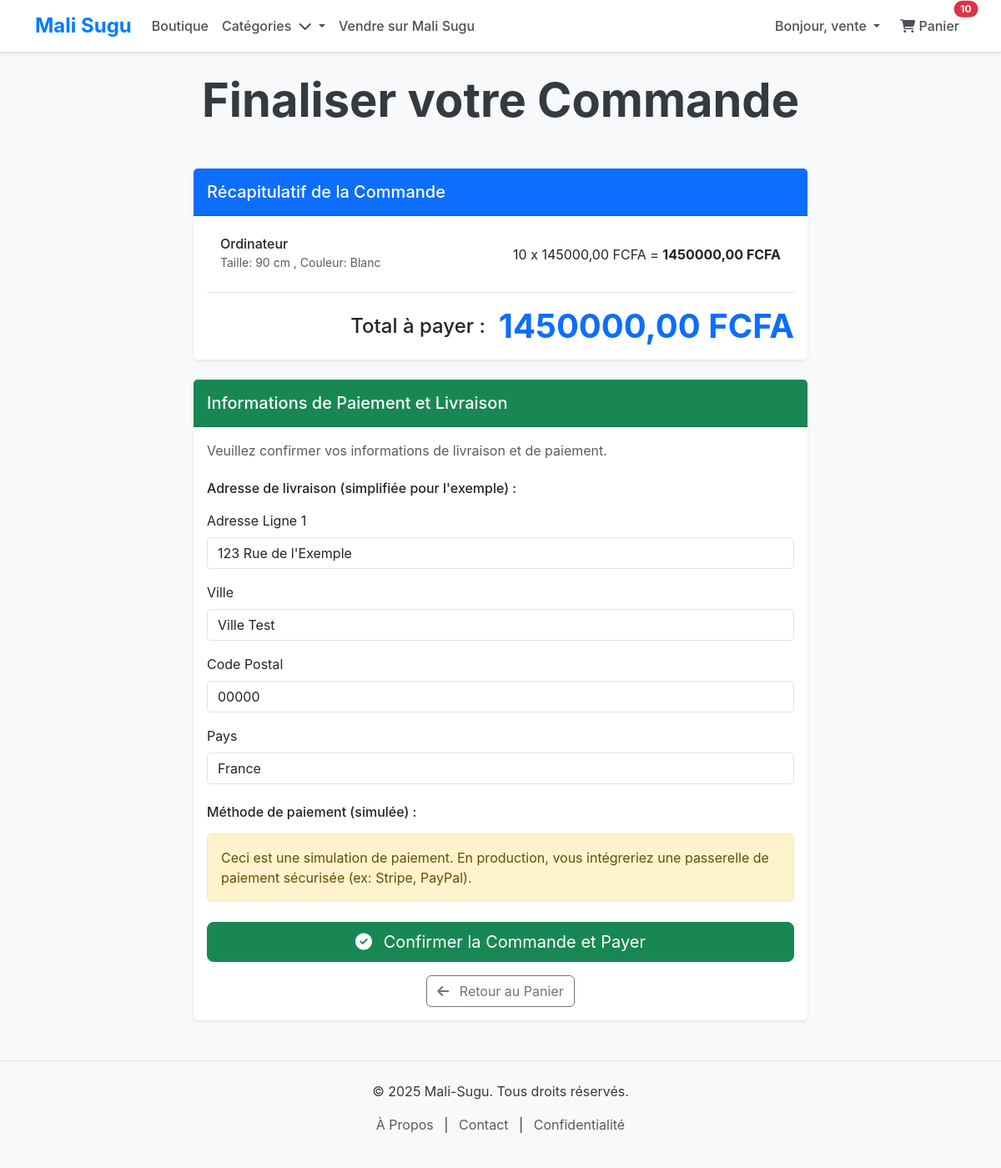
The page /orders/checkout/ (signed in) on the database its author committed.
### accounts/models.py (models this page shows, shortened)
class CustomUser(AbstractUser):
    is_seller = models.BooleanField(default=False)
    class Meta:
        verbose_name = "Utilisateur Personnalisé"
        verbose_name_plural = "Utilisateurs Personnalisés"

### cart/models.py (models this page shows, shortened)
class Cart(models.Model):
    user = models.ForeignKey(
        settings.AUTH_USER_MODEL,
        on_delete=models.CASCADE,
        null=True,
        blank=True,
        related_name='carts',
        verbose_name="Utilisateur"
    )
    session_id = models.CharField(
        max_length=255,
        null=True,
        blank=True,
        unique=True, # Assure qu'un ID de session n'est lié qu'à un seul panier
        verbose_name="ID de session"
    )
    created_at = models.DateTimeField(auto_now_add=True, verbose_name="Créé le")
    updated_at = models.DateTimeField(auto_now=True, verbose_name="Mis à jour le")
    class Meta:
        verbose_name = "Panier"
        verbose_name_plural = "Paniers"
    def get_total_price(self):
        return sum(item.get_total() for item in self.items.all())
    def get_total_items(self):
        return sum(item.quantity for item in self.items.all())

class CartItem(models.Model):
    cart = models.ForeignKey(
        Cart,
        on_delete=models.CASCADE,
        related_name='items',
        verbose_name="Panier"
    )
    product_variant = models.ForeignKey(
        ProductVariant,
        on_delete=models.CASCADE,
        related_name='cart_items',
        verbose_name="Variante de produit"
    )
    quantity = models.PositiveIntegerField(default=1, verbose_name="Quantité")
    price_at_addition = models.DecimalField(
        max_digits=10,
        decimal_places=2,
        verbose_name="Prix à l'ajout"
    )
    added_at = models.DateTimeField(auto_now_add=True, verbose_name="Ajouté le")
    class Meta:
        verbose_name = "Article du panier"
        verbose_name_plural = "Articles du panier"
        unique_together = ('cart', 'product_variant')
    def get_total(self):
        return self.price_at_addition * self.quantity

### products/models.py (models this page shows, shortened)
class ProductVariant(models.Model):
    product = models.ForeignKey(Product, on_delete=models.CASCADE, related_name='variants', verbose_name="Produit")
    size = models.CharField(max_length=50, blank=True, null=True, verbose_name="Taille")
    color = models.CharField(max_length=50, blank=True, null=True, verbose_name="Couleur")
    price_override = models.DecimalField(
        max_digits=10, decimal_places=2, null=True, blank=True,
        help_text="Laissez vide si le prix est le même que celui du produit de base."
    )
    stock = models.PositiveIntegerField(default=0, verbose_name="Stock disponible")
    sku = models.CharField(max_length=100, unique=True, blank=True, null=True, verbose_name="SKU (Stock Keeping Unit)")
    class Meta:
        unique_together = ('product', 'size', 'color')
        verbose_name = "Variante de Produit"
        verbose_name_plural = "Variantes de Produits"
        ordering = ['product', 'size', 'color']

class Product(models.Model):
    CONDITION_CHOICES = [
        ('new', 'Neuf avec étiquette'),
        ('likenew', 'Comme neuf (porté une ou deux fois)'),
        ('good', 'Bon état (quelques signes d\'usure)'),
        ('fair', 'État correct (usure visible)'),
        ('vintage', 'Vintage'),
    ]
    MATERIAL_CHOICES = [
        ('cotton', 'Coton'), ('polyester', 'Polyester'), ('silk', 'Soie'),
        ('wool', 'Laine'), ('denim', 'Denim'), ('leather', 'Cuir'),
        ('linen', 'Lin'), ('rayon', 'Rayonne'), ('spandex', 'Spandex'),
        ('blend', 'Mélange'), ('other', 'Autre')
    ]
    STATUS_CHOICES = [
        ('draft', 'Brouillon'),
        ('pending', 'En attente de validation'),
        ('active', 'Actif'),
        ('archived', 'Archivé'),
        ('out_of_stock', 'En rupture de stock'),
    ]
    vendor = models.ForeignKey(
        Vendor,
        on_delete=models.CASCADE,
        related_name='products',
        verbose_name="Vendeur"
    )
    category = models.ForeignKey(
        Category,
        on_delete=models.SET_NULL,
        null=True,
        blank=True,
        related_name='products',
        verbose_name="Catégorie"
    )
    name = models.CharField(max_length=255, verbose_name="Nom du produit")
    slug = models.SlugField(max_length=200, unique=True, blank=True, verbose_name="Slug", help_text="Un identifiant unique pour l'URL du produit")
    description = models.TextField(verbose_name="Description détaillée du produit")
    price = models.DecimalField(max_digits=10, decimal_places=2, verbose_name="Prix de base")
    material = models.CharField(max_length=50, choices=MATERIAL_CHOICES, blank=True, verbose_name="Matière principale")
    condition = models.CharField(max_length=10, choices=CONDITION_CHOICES, default='new', verbose_name="État du produit")
    status = models.CharField(max_length=15, choices=STATUS_CHOICES, default='draft', verbose_name="Statut du produit")
    created_at = models.DateTimeField(auto_now_add=True)
    updated_at = models.DateTimeField(auto_now=True)
    class Meta:
        verbose_name = "Produit"
        verbose_name_plural = "Produits"
        ordering = ['-created_at']

### orders/views.py (the view, shortened to what this page needs)
# urls.py: path('checkout/', views.checkout_view, name='checkout'),
@login_required # L'utilisateur doit être connecté pour passer commande
def checkout_view(request):
    cart = get_object_or_404(Cart, user=request.user)
    if not cart.items.exists():
        messages.warning(request, "Votre panier est vide. Veuillez ajouter des produits avant de passer commande.")
        return redirect('cart:cart_detail')
    return render(request, 'orders/checkout.html', {'cart': cart})

### my_ecommerce_project/context_processors.py (called while the page is built)
def cart_total_quantity(request):
    total_quantity = 0
    try:
        if request.user.is_authenticated:
            cart = Cart.objects.get(user=request.user)
        else:
            session_id = request.session.session_key
            if not session_id:
                request.session.save() # S'assure qu'une session existe
                session_id = request.session.session_key
            cart = Cart.objects.get(session_id=session_id)
        for item in cart.items.all():
            total_quantity += item.quantity
    except Cart.DoesNotExist:
        total_quantity = 0
    except Exception as e:
        print(f"Erreur lors du calcul de la quantité du panier : {e}")
        total_quantity = 0 # Assurez-vous que la quantité est 0 en cas d'erreur
    return {'cart_total_quantity': total_quantity}

### orders/templates/orders/checkout.html (shortened to what this page needs)
{% extends 'accounts/base.html' %}
{% load static %}
{% load crispy_forms_tags %}
{% block content %}
<div class="container mt-4 mb-5">
    <h1 class="display-4 fw-bold text-center mb-5">Finaliser votre Commande</h1>
    <div class="row justify-content-center">
        <div class="col-lg-8">
            <div class="card shadow-sm border-0 mb-4">
                <div class="card-header bg-primary text-white py-3">
                    <h5 class="mb-0">Récapitulatif de la Commande</h5>
                </div>
                <div class="card-body">
                    <ul class="list-group list-group-flush mb-3">
                        {% for item in cart.items.all %}
                        <li class="list-group-item d-flex justify-content-between align-items-center">
                            <div>
                                <h6 class="mb-0">{{ item.product_variant.product.name }}</h6>
                                <small class="text-muted">
                                    {% if item.product_variant.size %}Taille: {{ item.product_variant.size }}{% endif %}
                                    {% if item.product_variant.size and item.product_variant.color %}, {% endif %}
                                    {% if item.product_variant.color %}Couleur: {{ item.product_variant.color }}{% endif %}
                                </small>
                            </div>
                            <span>{{ item.quantity }} x {{ item.price_at_addition|floatformat:2 }} FCFA = <span class="fw-bold">{{ item.get_total|floatformat:2 }} FCFA</span></span>
                        </li>
                        {% endfor %}
                    </ul>
                    <div class="d-flex justify-content-end align-items-center mt-3 pt-3 border-top">
                        <h4 class="mb-0 me-3">Total à payer :</h4>
                        <span class="display-6 fw-bold text-primary">{{ cart.get_total_price|floatformat:2 }} FCFA</span>
                    </div>
                </div>
            </div>
            <div class="card shadow-sm border-0">
                <div class="card-header bg-success text-white py-3">
                    <h5 class="mb-0">Informations de Paiement et Livraison</h5>
                </div>
                <div class="card-body">
                    <p class="text-muted mb-4">Veuillez confirmer vos informations de livraison et de paiement.</p>
                    <form method="post" action="{% url 'orders:checkout' %}">
                        <h6 class="mb-3">Adresse de livraison (simplifiée pour l'exemple) :</h6>
                        <div class="mb-3">
                            <label for="address1" class="form-label">Adresse Ligne 1</label>
                            <input type="text" class="form-control" id="address1" name="shipping_address_line1" value="123 Rue de l'Exemple" required>
                        </div>
                        <div class="mb-3">
                            <label for="city" class="form-label">Ville</label>
                            <input type="text" class="form-control" id="city" name="shipping_city" value="Ville Test" required>
                        </div>
                        <div class="mb-3">
                            <label for="zip" class="form-label">Code Postal</label>
                            <input type="text" class="form-control" id="zip" name="shipping_zip_code" value="00000" required>
                        </div>
                        <div class="mb-4">
                            <label for="country" class="form-label">Pays</label>
                            <input type="text" class="form-control" id="country" name="shipping_country" value="France" required>
                        </div>
                        <h6 class="mb-3">Méthode de paiement (simulée) :</h6>
                        <div class="alert alert-warning" role="alert">
                            Ceci est une simulation de paiement. En production, vous intégreriez une passerelle de paiement sécurisée (ex: Stripe, PayPal).
                        </div>
                        <div class="d-grid gap-2 mt-4">
                            <button type="submit" class="btn btn-success btn-lg"><i class="fas fa-check-circle me-2"></i> Confirmer la Commande et Payer</button>
                        </div>
                    </form>
                    <div class="text-center mt-3">
                        <a href="{% url 'cart:cart_detail' %}" class="btn btn-outline-secondary"><i class="fas fa-arrow-left me-2"></i> Retour au Panier</a>
                    </div>
                </div>
            </div>
        </div>
    </div>
</div>
{% endblock %}

### accounts/templates/accounts/base.html (shortened to what this page needs)
<!DOCTYPE html>
<html lang="fr">
<head>
    <link href="https://cdn.jsdelivr.net/npm/bootstrap@5.3.3/dist/css/bootstrap.min.css" rel="stylesheet">
    <link rel="stylesheet" href="https://cdnjs.cloudflare.com/ajax/libs/font-awesome/6.5.2/css/all.min.css" />
    {% load static %}
    <link rel="stylesheet" href="{% static 'css/style.css' %}">
</head>
<body>
    <header>
        <nav class="navbar navbar-expand-lg navbar-light bg-white border-bottom shadow-sm">
            <div class="container">
                <a class="navbar-brand fw-bold fs-4 text-primary" href="{% url 'home' %}">Mali Sugu</a>
                <div class="collapse navbar-collapse" id="navbarNav">
                    <ul class="navbar-nav me-auto mb-2 mb-lg-0">
                        <li class="nav-item">
                            <a class="nav-link" href="{% url 'products:product_list' %}">Boutique</a>
                        </li>
                        <li class="nav-item dropdown">
                            <a class="nav-link dropdown-toggle" href="#" id="navbarDropdownCategories" role="button" data-bs-toggle="dropdown" aria-expanded="false">
                                Catégories
                                <i class="fas fa-chevron-down ms-1"></i>
                            </a>
                        </li>
                        <li class="nav-item">
                            <a class="nav-link" href="{% url 'vendors:vendor_dashboard' %}">Vendre sur Mali Sugu</a>
                        </li>
                    </ul>
                    <ul class="navbar-nav ms-auto">
                        {% if request.user.is_authenticated %}
                            <li class="nav-item dropdown">
                                <a class="nav-link dropdown-toggle" href="#" id="navbarDropdownUser" role="button" data-bs-toggle="dropdown" aria-expanded="false">
                                    Bonjour, {{ request.user.username }}
                                </a>
                            </li>
                        {% endif %}
                        <li class="nav-item ms-2">
                            <a class="nav-link btn btn-outline-dark position-relative" href="{% url 'cart:cart_detail' %}">
                                <i class="fas fa-shopping-cart"></i> Panier
                                <span class="position-absolute top-0 start-100 translate-middle badge rounded-pill bg-danger" id="cart-count">
                                    {% if cart and cart.items %}
                                        {{ cart.get_total_items }}
                                    {% else %}
                                        0
                                    {% endif %}
                                </span>
                            </a>
                        </li>
                    </ul>
                </div>
            </div>
        </nav>
    </header>
    <main>
        {% block content %}{% endblock %}
    </main>
    <footer class="bg-light py-4 mt-5 border-top">
        <div class="container text-center">
            <p>&copy; 2025 Mali-Sugu. Tous droits réservés.</p>
            <p>
                <a href="{% url 'accounts:about' %}" class="text-muted text-decoration-none mx-2">À Propos</a> |
                <a href="{% url 'accounts:contact' %}" class="text-muted text-decoration-none mx-2">Contact</a> |
                <a href="#" class="text-muted text-decoration-none mx-2">Confidentialité</a>
            </p>
        </div>
    </footer>
</body>
</html>

### static/css/style.css (style rules this page uses)
body { font-family: 'Inter', sans-serif; background-color: #f8f9fa; color: #343a40; }
.navbar { border-bottom: 1px solid rgba(0,0,0,.05); }
.navbar-brand { font-weight: 700; font-size: 1.8rem; color: #007bff !important; }
.navbar .nav-link { font-weight: 500; color: #495057 !important; }
.card-header { background-color: #007bff; color: white; font-weight: bold; }
.form-select, .form-control { border-radius: .3rem; }
footer { background-color: #f0f2f5; border-top: 1px solid #e9ecef; }
footer a { color: #6c757d; text-decoration: none; }

### rows shown on the page
CustomUser: user.username "vente"
Cart: get_total_items "10", get_total_price "1450000,00"
CartItem: product_variant.product.name "Ordinateur", product_variant.size "90 cm", product_variant.color "Blanc", quantity "10", price_at_addition "145000,00", get_total "1450000,00"
